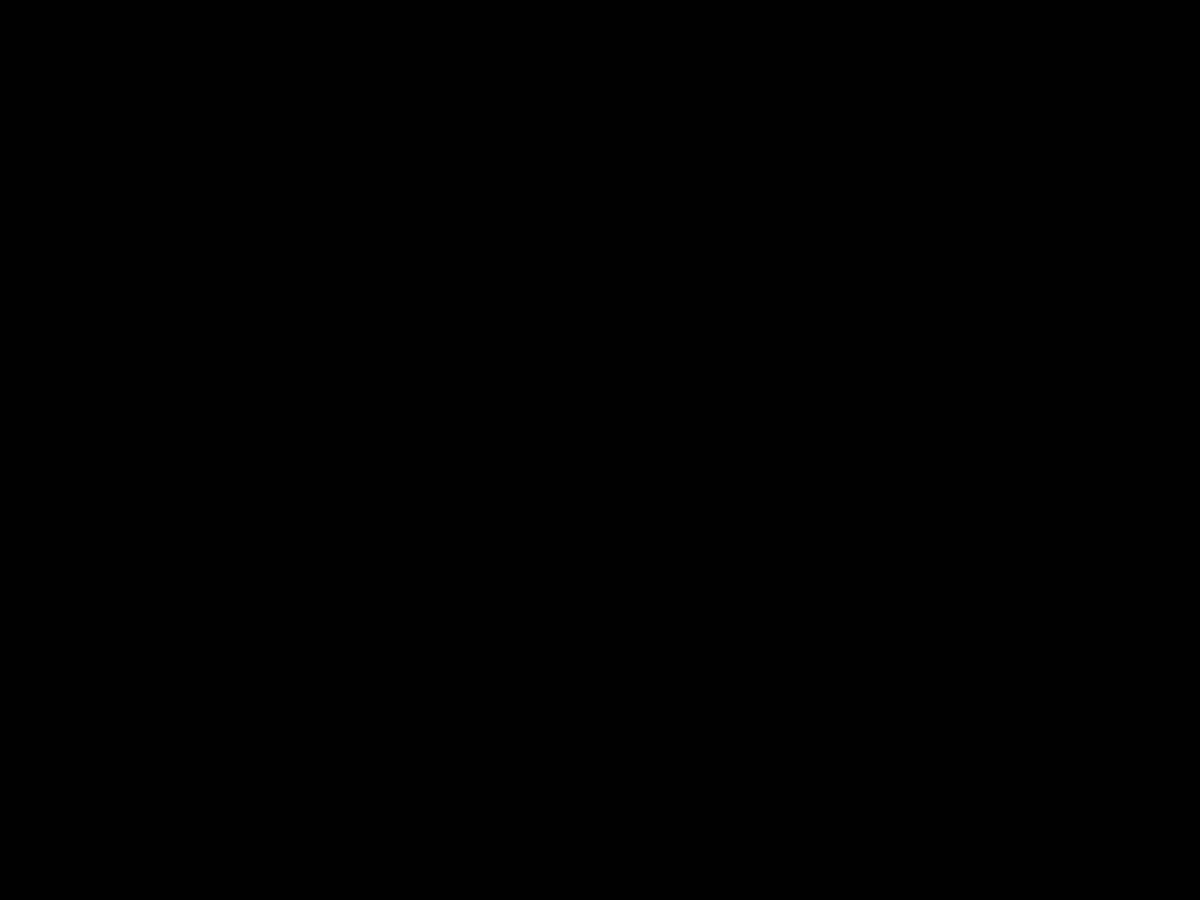
Frame 1 (no input)
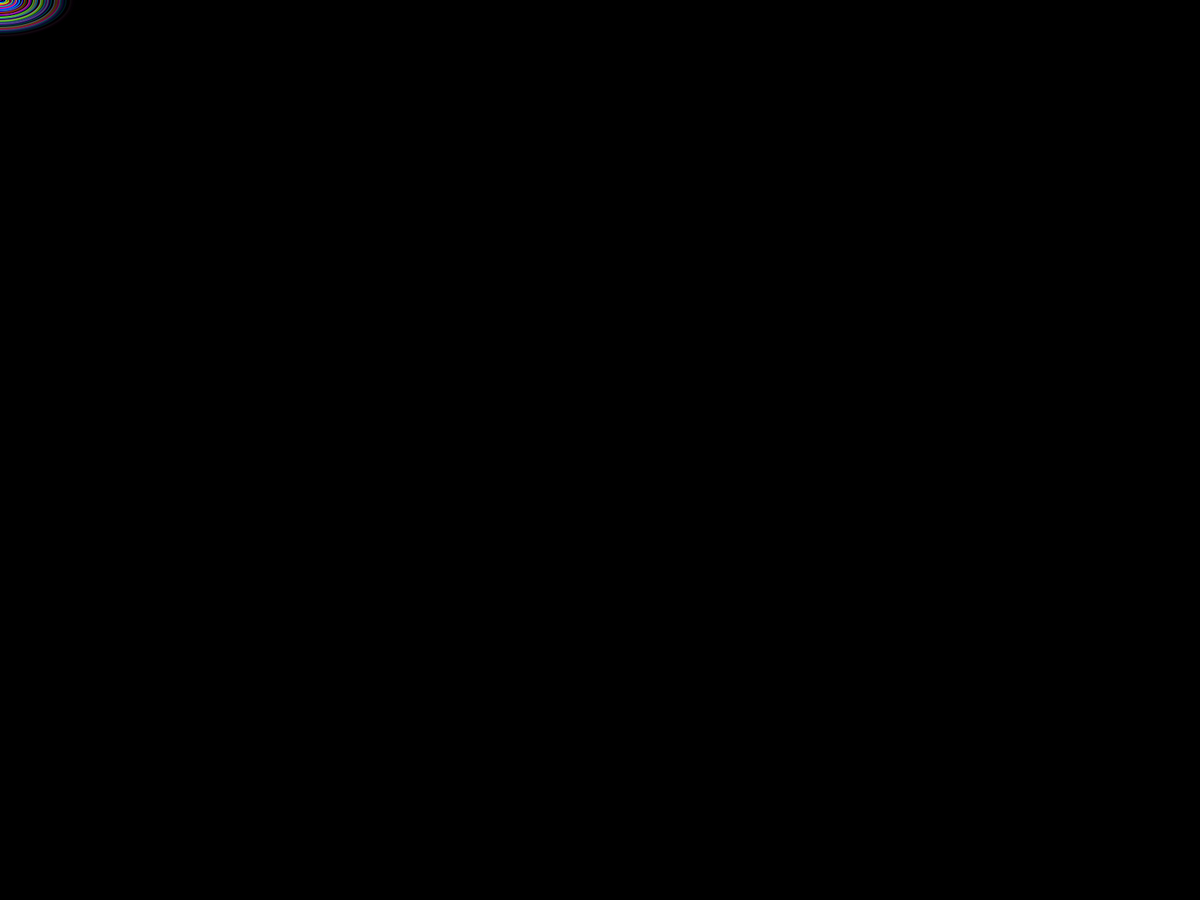
Frame 60 (the mouse pressed at the canvas centre just before this capture)
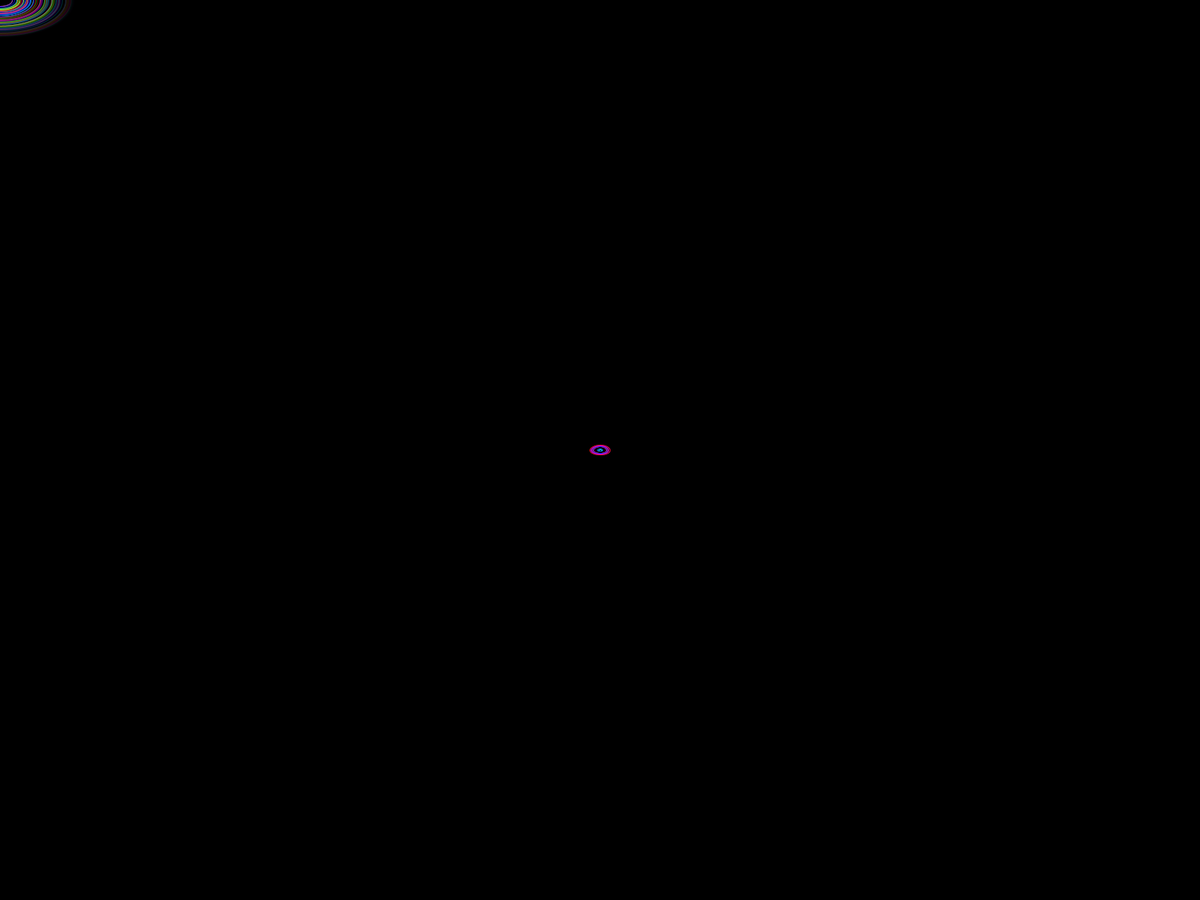
Frame 120 (the mouse held since frame 60 and released just before this capture)

The Processing sketch that drew these frames (run headless with seeded random() and noise(); from frame 60 on, the mouse is pressed at the canvas centre):

// Processing sketch: OOPripple
// ── OOPripple.pde
//Max Dodek
//2.3
//May 18,2022

// 0 =transparency, he used variable a for transparency

int n;
Ripple [] ripples;

void setup() {
fullScreen();
noFill();

  colorMode(HSB);

  n =100;


  ripples = new Ripple[n];
  int i=0;
  while (i<n) {
    ripples [i]=new Ripple();
    i++;
  }
}

void draw() {
  background(0);
  int i=0;
  while (i<n) {
    ripples [i].show();
    ripples [i].act();

    i++;
  }
}

// ── Ripple.pde
class Ripple {
  float x, y, size;
  float o; //o = opacity
float hue;

  //constructor
  Ripple() { //why opacity not working
    x=random(width);
    y=random(height);
    size = random(1, 200);
    x=mouseX;
    y=mouseY;
    hue=random(0,255);
  }


  //behavior
  void show() {
    stroke(hue,255,255,o);
    ellipse(x, y, size, size/2);
  }

  void act () {
    o = map(size, 1, 200, 255, 0);//1,100= range of size, 255-0=range of 0 - this goes in this, no tconstructor

    size=size+0.5;

    if (size> 200) {
      o=255;
      size = 0;
      x=mouseX;
      y=mouseY;
    }
  }
}
